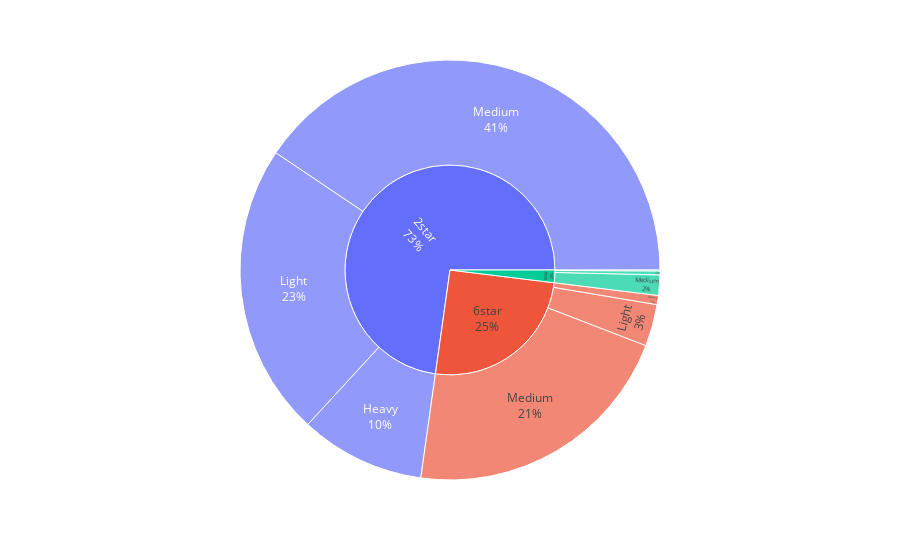

The notebook cell saved with this chart:
### Code cell
df = pd.read_excel("Data/Overview of the savings.xlsx")

fig = px.sunburst(
    df,
    path=["Star Rating", "Construction weight"],
    values="Percentage of buildings 2022",
)
fig.update_traces(textinfo="label+percent entry")
fig.write_image("fig1.png")

fig.show()

### Figure 1 — Plotly figure (JSON) as saved in the notebook; plotly's stock layout.template omitted (floating-point values rounded to 4 significant figures)
{"data": [{"branchvalues": "total", "domain": {"x": [0.0, 1.0], "y": [0.0, 1.0]}, "hovertemplate": "labels=%{label}<br>Percentage of buildings 2022=%{value}<br>parent=%{parent}<br>id=%{id}<extra></extra>", "ids": ["2star/Heavy", "6star/Heavy", "8star/Heavy", "2star/Light", "6star/Light", "8star/Light", "2star/Medium", "6star/Medium", "8star/Medium", "2star", "6star", "8star"], "labels": ["Heavy", "Heavy", "Heavy", "Light", "Light", "Light", "Medium", "Medium", "Medium", "2star", "6star", "8star"], "name": "", "parents": ["2star", "6star", "8star", "2star", "6star", "8star", "2star", "6star", "8star", "", "", ""], "values": [9.616, 0.7033, 0.0722, 22.59, 3.224, 0.2991, 40.58, 21.36, 1.567, 72.78, 25.28, 1.938], "type": "sunburst", "textinfo": "label+percent entry"}], "layout": {"legend": {"tracegroupgap": 0}, "margin": {"t": 60}}}
